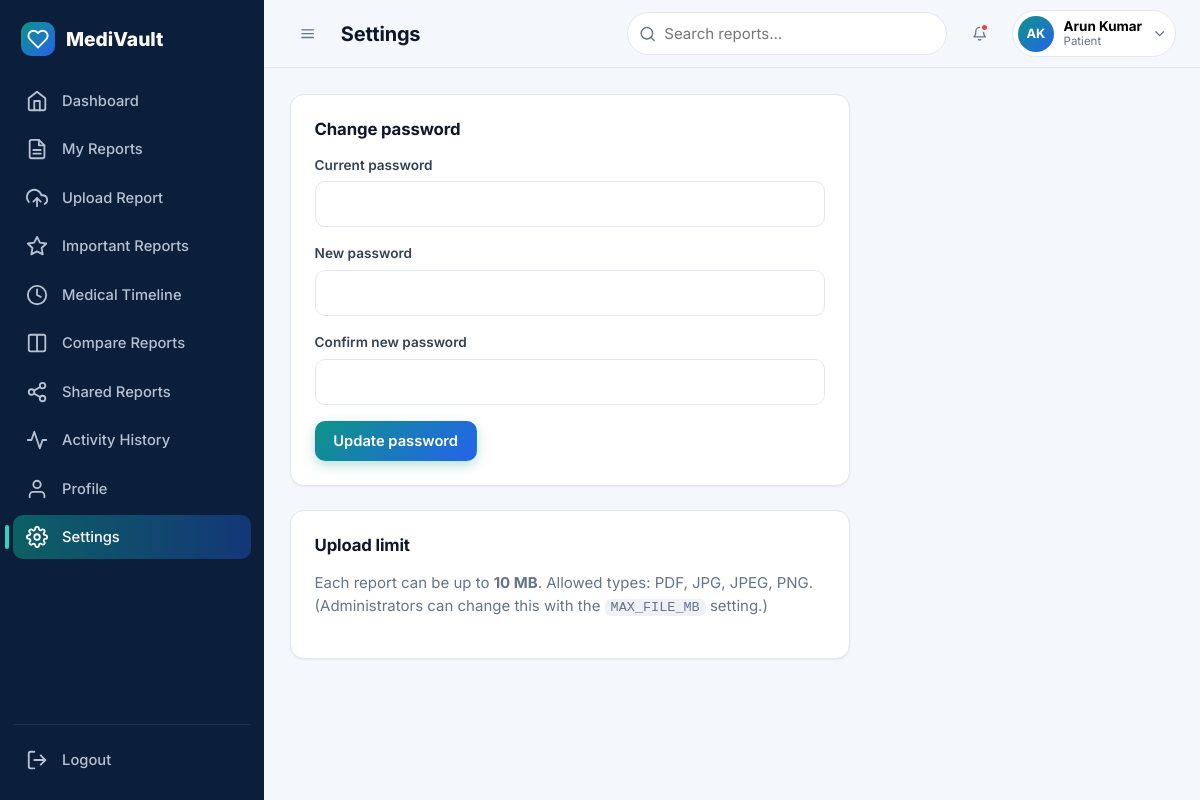
The page /settings (signed in) on the database its author committed.
### tables this page shows
CREATE TABLE users (
    id            INTEGER PRIMARY KEY AUTOINCREMENT,
    name          TEXT NOT NULL,
    email         TEXT NOT NULL UNIQUE,
    phone         TEXT,
    password_hash TEXT NOT NULL,
    role          TEXT NOT NULL CHECK (role IN ('patient','doctor','admin')),
    is_active     INTEGER NOT NULL DEFAULT 1,
    created_at    TEXT NOT NULL,
    updated_at    TEXT NOT NULL
);

### routes/patient.py (the view, shortened to what this page needs)
@bp.route("/settings", methods=["GET", "POST"])
@login_required
def settings():
    error = None
    return render_template("settings.html", error=error)

### models/__init__.py (called while the page is built)
def connect(path):
    conn = sqlite3.connect(path)
    conn.row_factory = sqlite3.Row
    conn.execute("PRAGMA foreign_keys = ON")
    return conn

def get_db():
    if "db" not in g:
        g.db = connect(current_app.config["DATABASE"])
    return g.db

def query(sql, args=(), one=False):
    cur = get_db().execute(sql, args)
    rows = cur.fetchall()
    cur.close()
    if one:
        return rows[0] if rows else None
    return rows

### models/activity.py (called while the page is built)
def for_user(user_id, limit=200):
    return query(_BASE + "WHERE a.user_id = ? OR a.target_user_id = ? ORDER BY a.created_at DESC, a.id DESC LIMIT ?",
                 (user_id, user_id, limit))

### models/user.py (called while the page is built)
def get_by_id(user_id):
    return query("SELECT * FROM users WHERE id = ?", (user_id,), one=True)

### utils/auth.py (called while the page is built)
def login_required(view):
    @wraps(view)
    def wrapped(*args, **kwargs):
        if g.user is None:
            if wants_json():
                return jsonify(ok=False, message="Please log in to continue."), 401
            flash("Please log in to continue.", "error")
            return redirect(url_for("auth.login", next=request.path))
        return view(*args, **kwargs)
    return wrapped

### templates/settings.html (shortened to what this page needs)
{% extends 'base.html' %}
{% from '_macros.html' import icon %}
{% block page_title %}Settings{% endblock %}
{% block content %}
<div class="card narrow-card">
  <div class="card-header"><h3 class="card-title">Change password</h3></div>
  <form method="post" novalidate>
    <div class="form-group"><label class="form-label" for="current_password">Current password</label><input class="form-control" type="password" id="current_password" name="current_password" required autocomplete="current-password"></div>
    <div class="form-group"><label class="form-label" for="new_password">New password</label><input class="form-control" type="password" id="new_password" name="new_password" required minlength="8" autocomplete="new-password"></div>
    <div class="form-group"><label class="form-label" for="confirm_password">Confirm new password</label><input class="form-control" type="password" id="confirm_password" name="confirm_password" required autocomplete="new-password"></div>
    <button class="btn btn-primary" type="submit">Update password</button>
  </form>
</div>
<div class="card narrow-card">
  <div class="card-header"><h3 class="card-title">Upload limit</h3></div>
  <p class="muted">Each report can be up to <strong>{{ max_file_mb }} MB</strong>. Allowed types: PDF, JPG, JPEG, PNG. (Administrators can change this with the <code>MAX_FILE_MB</code> setting.)</p>
</div>
{% endblock %}

### templates/base.html (shortened to what this page needs)
{% import '_macros.html' as m with context %}
<!DOCTYPE html>
<html lang="en">
<head>
  <link rel="stylesheet" href="{{ url_for('static', filename='css/style.css') }}">
  <link rel="stylesheet" href="{{ url_for('static', filename='css/dashboard.css') }}">
  <link rel="stylesheet" href="{{ url_for('static', filename='css/animations.css') }}">
</head>
<body class="{% block body_class %}{% endblock %}">
{% if current_user %}
{% set role = current_user.role %}
{% set search_action = url_for('patient.reports') if role == 'patient' else (url_for('doctor.reports') if role == 'doctor' else url_for('admin.users')) %}
{% macro nav_item(endpoint, ic, label, also=[]) %}
  <a class="nav-link {{ 'active' if request.endpoint == endpoint or request.endpoint in also }}" href="{{ url_for(endpoint) }}" title="{{ label }}">
    {{ m.icon(ic) }}<span class="nav-label">{{ label }}</span></a>
{% endmacro %}
<div class="app" id="app">
  <aside class="sidebar" id="sidebar">
    <div class="sidebar-brand">
      <span class="logo">{{ m.icon('heart') }}</span><span class="brand-text">MediVault</span>
    </div>
    <nav class="nav" id="nav">
      <span class="nav-indicator" id="navIndicator"></span>
      {% if role == 'patient' %}
        {{ nav_item('patient.dashboard', 'home', 'Dashboard') }}
        {{ nav_item('patient.reports', 'file', 'My Reports', ['patient.report_details','patient.edit_report','patient.share_report']) }}
        {{ nav_item('patient.upload_report', 'upload', 'Upload Report') }}
        {{ nav_item('patient.important_reports', 'star', 'Important Reports') }}
        {{ nav_item('patient.timeline', 'clock', 'Medical Timeline') }}
        {{ nav_item('patient.compare', 'columns', 'Compare Reports') }}
        {{ nav_item('patient.shared_reports', 'share', 'Shared Reports') }}
        {{ nav_item('patient.activities', 'activity', 'Activity History') }}
      {% elif role == 'doctor' %}
        {{ nav_item('doctor.dashboard', 'home', 'Dashboard') }}
        {{ nav_item('doctor.reports', 'folder', 'Shared Reports', ['doctor.report_details']) }}
      {% else %}
        {{ nav_item('admin.dashboard', 'home', 'Dashboard') }}
        {{ nav_item('admin.users', 'users', 'Users', ['admin.user_detail']) }}
        {{ nav_item('admin.categories', 'folder', 'Categories') }}
        {{ nav_item('admin.activity', 'activity', 'Activity Logs') }}
      {% endif %}
      {{ nav_item('patient.profile', 'user', 'Profile', ['patient.edit_profile']) }}
      {{ nav_item('patient.settings', 'settings', 'Settings') }}
    </nav>
    <form method="post" action="{{ url_for('auth.logout') }}" class="sidebar-foot">
      <button class="nav-link logout-btn" type="submit">{{ m.icon('logout') }}<span class="nav-label">Logout</span></button>
    </form>
  </aside>
  <div class="main">
    <header class="topbar">
      <button class="icon-btn" id="sidebarToggle" aria-label="Toggle sidebar">{{ m.icon('menu') }}</button>
      <h1 class="page-title">{% block page_title %}Dashboard{% endblock %}</h1>
      <form class="top-search" action="{{ search_action }}" method="get" role="search">
        {{ m.icon('search') }}
        <input type="search" name="q" placeholder="{{ 'Search reports…' if role == 'patient' else ('Search shared reports…' if role == 'doctor' else 'Search users…') }}" aria-label="Search">
      </form>
      <div class="dropdown" id="notifDropdown">
        <button class="icon-btn" data-dropdown aria-label="Notifications">{{ m.icon('bell') }}{% if has_new_notifications %}<span class="notif-dot"></span>{% endif %}</button>
      </div>
      <div class="dropdown" id="userDropdown">
        <button class="user-chip" data-dropdown aria-label="Account menu">
          <span class="avatar">{{ current_user.name|initials }}</span>
          <span class="user-meta"><strong>{{ current_user.name }}</strong><small>{{ role|capitalize }}</small></span>
          {{ m.icon('chevron-down', 'chev') }}
        </button>
      </div>
    </header>
    <main class="content page-enter" id="content">
      {% block content %}{% endblock %}
    </main>
  </div>
</div>
{% else %}
  {% block public %}{% endblock %}
{% endif %}
</body>
</html>

### static/css/style.css (style rules this page uses)
:root { --primary: #0d9488; --primary-dark: #0f766e; --primary-soft: #ccfbf1; --accent: #2563eb; --bg: #f4f7fb; --surface: #ffffff; --text: #0f172a; --muted: #64748b; --border: #e2e8f0; --success: #10b981; --warning: #f59e0b; --danger: #ef4444; --info: #3b82f6; --star: #f59e0b; --radius-sm: 8px; --radius: 14px; --radius-lg: 20px; --shadow-sm: 0 1px 2px rgba(15,23,42,.06); --shadow: 0 4px 16px rgba(15,23,42,.07); --shadow-lg: 0 18px 40px rgba(15,23,42,.14); --space-1: .25rem; --space-2: .5rem; --space-3: .75rem; --space-4: 1rem; --space-5: 1.5rem; --space-6: 2rem; --space-7: 3rem; --font: "Inter", system-ui, -apple-system, "Segoe UI", Roboto, Helvetica, Arial, sans-serif; --grad: linear-gradient(135deg, #0d9488 0%, #2563eb 100%); --ease: cubic-bezier(.22,.61,.36,1); }
*, *::before, *::after { box-sizing: border-box; }
html { scroll-behavior: smooth; }
body { margin: 0; font-family: var(--font); color: var(--text); background: var(--bg); line-height: 1.55; font-size: 15px; -webkit-font-smoothing: antialiased; }
h1, h2, h3, h4 { margin: 0 0 .4em; line-height: 1.2; letter-spacing: -.01em; }
p { margin: 0 0 1em; }
a { color: var(--primary-dark); text-decoration: none; }
code { background: #eef2f7; padding: 1px 6px; border-radius: 6px; font-size: .9em; }
.muted { color: var(--muted); }
.btn { display: inline-flex; align-items: center; justify-content: center; gap: .5rem; padding: .62rem 1.1rem; border: 1px solid transparent; border-radius: 10px; font: 600 .92rem var(--font); cursor: pointer; text-decoration: none !important; transition: transform .15s var(--ease), box-shadow .2s, background .2s, border-color .2s, color .2s; white-space: nowrap; }
.btn-primary { background: var(--grad); color: #fff; box-shadow: 0 4px 12px rgba(13,148,136,.3); }
.icon-btn { position: relative; display: inline-grid; place-items: center; width: 40px; height: 40px; border: 0; border-radius: 10px; background: transparent; color: var(--muted); cursor: pointer; transition: background .2s, color .2s; }
.card { background: var(--surface); border: 1px solid var(--border); border-radius: var(--radius); padding: var(--space-5); box-shadow: var(--shadow-sm); transition: box-shadow .25s, transform .25s; margin-bottom: var(--space-5); }
.card-header { display: flex; align-items: center; justify-content: space-between; gap: 1rem; margin-bottom: var(--space-4); }
.card-title { margin: 0; font-size: 1.05rem; }
.narrow-card { max-width: 560px; }
.form-group { margin-bottom: var(--space-4); position: relative; }
.form-label { display: block; font-weight: 600; font-size: .85rem; margin-bottom: .35rem; color: #334155; }
.form-control { width: 100%; padding: .65rem .85rem; border: 1px solid var(--border); border-radius: 10px; background: #fff; font: inherit; color: var(--text); transition: border-color .2s, box-shadow .2s; }
.avatar { display: inline-grid; place-items: center; width: 36px; height: 36px; border-radius: 50%; background: var(--grad); color: #fff; font-weight: 700; font-size: .8rem; flex: none; }
.logo { display: inline-grid; place-items: center; width: 34px; height: 34px; border-radius: 10px; background: var(--grad); color: #fff; }
.dropdown { position: relative; }

### static/css/animations.css (style rules this page uses)
.page-enter { animation: fadeIn .35s ease, slideUp .4s var(--ease); }

### rows shown on the page
users: q "Search reports…", name|initials "AK", name "Arun Kumar", role "Patient"

### other values the page prints
{{ label }} "Dashboard My Reports Upload Report Important Reports Medical Timeline Compare Reports Shared Reports Activity History Profile Settings"
{{ max_file_mb }} "10"
